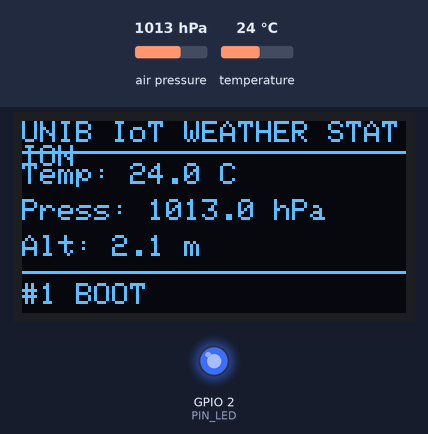
Bench run of a program on a simulated ESP32. Parts: 128×64 one-colour display, output pins drawn as LEDs (lit = HIGH). The inputs (shaded band) are chosen by the test bench; at power-on: air pressure 1013 hPa, temperature 24 °C. What the program prints to the serial monitor is not drawn. At 0.5 s the program puts the board to deep sleep or switches it off; the recording ends there.

Above: at 0.29 s.
Timing chart, 0 to 0.5 s (numbered marks = the images above):
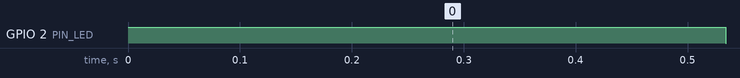

Measured:
- by itself, GPIO 2 (PIN_LED): LOW → HIGH at 0.00 s, → LOW 0.53 s later

The program:

main.cpp
```cpp
#include <Arduino.h>
#include <Wire.h>
#include <Adafruit_Sensor.h>
#include <Adafruit_BMP280.h>
#include <Adafruit_SSD1306.h>
#include <ArduinoJson.h>
#include "esp_sleep.h"

#define OLED_W 128
#define OLED_H 64
#define OLED_ADDR 0x3C
#define PIN_LED 2
#define PIN_WAKE GPIO_NUM_15
#define SLEEP_SECONDS 10

Adafruit_SSD1306 display(OLED_W, OLED_H, &Wire, -1);
Adafruit_BMP280 bmp;

RTC_DATA_ATTR int bootCount = 0;
RTC_DATA_ATTR float previousTemp = 0.0f;
RTC_DATA_ATTR float previousPressure = 0.0f;

struct SensorData { float temp, pressure, altitude; bool valid; };
SensorData weather = {0,0,0,false};
SemaphoreHandle_t dataMutex;

void showWakeReason() {
  esp_sleep_wakeup_cause_t cause = esp_sleep_get_wakeup_cause();
  Serial.printf("\\n[RTC] Boot #%d | ", bootCount);
  if (cause == ESP_SLEEP_WAKEUP_TIMER) Serial.println("Wakeup: TIMER");
  else if (cause == ESP_SLEEP_WAKEUP_EXT0) Serial.println("Wakeup: EXT0 GPIO15");
  else Serial.println("Wakeup: POWER-ON");
  Serial.printf("[RTC MEM] Previous: %.2f C, %.2f hPa\n", previousTemp, previousPressure);
}
void drawOLED(const SensorData &d, const char *source) {
  display.clearDisplay();
  display.setTextSize(1);
  display.setTextColor(SSD1306_WHITE);
  display.setCursor(0,0); display.println("UNIB IoT WEATHER STATION");
  display.drawLine(0,10,127,10,SSD1306_WHITE);
  display.setCursor(0,14); display.printf("Temp: %.1f C", d.temp);
  display.setCursor(0,26); display.printf("Press: %.1f hPa", d.pressure);
  display.setCursor(0,38); display.printf("Alt: %.1f m", d.altitude);
  display.drawLine(0,50,127,50,SSD1306_WHITE);
  display.setCursor(0,54); display.printf("#%d %s", bootCount, source);
  display.display();
}
void TaskUI(void *arg) {
  SensorData local;
  if (xSemaphoreTake(dataMutex, portMAX_DELAY) == pdTRUE) {
    local = weather;
    xSemaphoreGive(dataMutex);
  }
  if (local.valid) {
    esp_sleep_wakeup_cause_t cause = esp_sleep_get_wakeup_cause();
    const char *src = cause == ESP_SLEEP_WAKEUP_EXT0 ? "EXT0" :
                      cause == ESP_SLEEP_WAKEUP_TIMER ? "TIMER" : "BOOT";
    drawOLED(local, src);
    JsonDocument doc;
    doc["device_id"] = "esp32-weather-st01";
    doc["boot_count"] = bootCount;
    doc["wakeup_cause"] = src;
    doc["temp_c"] = local.temp;
    doc["pressure_hpa"] = local.pressure;
    doc["altitude_m"] = local.altitude;
    doc["prev_temp_c"] = previousTemp;
    serializeJson(doc, Serial); Serial.println();
    previousTemp = local.temp;
    previousPressure = local.pressure;
  } else Serial.println("[SENSOR] BMP280 tidak valid");
  vTaskDelete(NULL);
}
void setup() {
  Serial.begin(115200);
  pinMode(PIN_LED, OUTPUT);
  pinMode(PIN_WAKE, INPUT_PULLUP);
  digitalWrite(PIN_LED, HIGH);
  bootCount++;
  showWakeReason();

  dataMutex = xSemaphoreCreateMutex();
  Wire.begin(21,22);

  if (!display.begin(SSD1306_SWITCHCAPVCC, OLED_ADDR))
    Serial.println("[OLED] Tidak ditemukan di alamat 0x3C");

  if (!bmp.begin(0x76)) {
    Serial.println("[BMP280] Tidak ditemukan di alamat 0x76");
    weather.valid = false;
  } else {
    bmp.setSampling(Adafruit_BMP280::MODE_FORCED,
                    Adafruit_BMP280::SAMPLING_X2,
                    Adafruit_BMP280::SAMPLING_X16,
                    Adafruit_BMP280::FILTER_X16,
                    Adafruit_BMP280::STANDBY_MS_500);
    bmp.takeForcedMeasurement();
    if (xSemaphoreTake(dataMutex, portMAX_DELAY) == pdTRUE) {
      weather.temp = bmp.readTemperature();
      weather.pressure = bmp.readPressure()/100.0F;
      weather.altitude = bmp.readAltitude(1013.25F);
      weather.valid = true;
      xSemaphoreGive(dataMutex);
    }
  }

  // setup() berjalan pada Core 1; task UI/JSON dipin ke Core 0.
  xTaskCreatePinnedToCore(TaskUI, "TaskUI", 4096, NULL, 1, NULL, 0);
  delay(500); // beri task UI waktu menyelesaikan OLED dan JSON

  esp_sleep_enable_timer_wakeup((uint64_t)SLEEP_SECONDS*1000000ULL);
  esp_sleep_enable_ext0_wakeup(PIN_WAKE, 0); // tombol LOW
  digitalWrite(PIN_LED, LOW);
  Serial.printf("[POWER] Deep Sleep %d detik\n", SLEEP_SECONDS);
  Serial.flush();
  esp_deep_sleep_start();
}
void loop() {}
```
